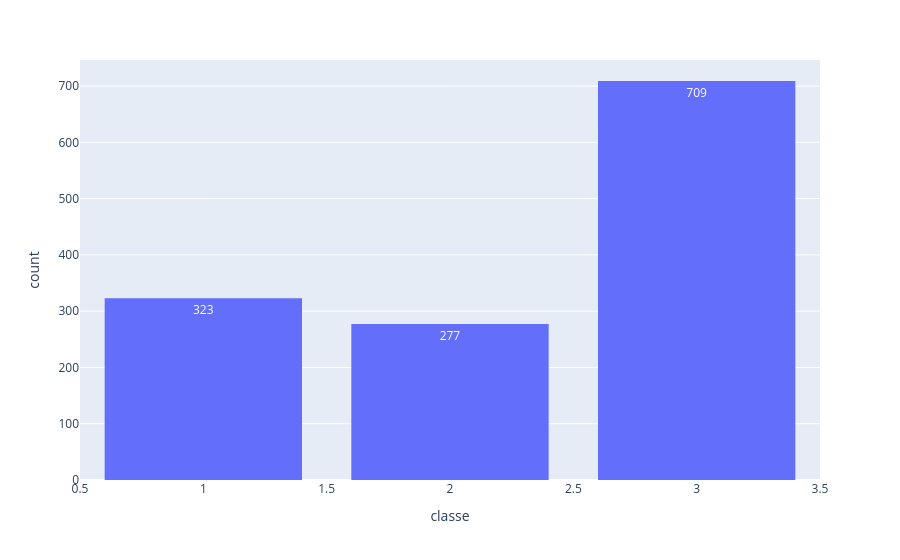

Notebook source saved alongside this figure:
### Markdown cell above
Ce tableau montre que la majorité des passagers (plus précisément 54 %) étaient de 3e classe. Fait intéressant, il y avait plus de passagers en première classe (323 passagers) qu'en seconde classe (277 passagers), même si la différence n'est pas très grande.

### Code cell
# Combien de fois chaque valeur unique apparaît dans la colonne ?
# ==================================================================

# Avec Pandas
# ------------------------------

# Avec la méthode value_counts() de la série, on peut obtenir le compte de chaque valeur unique dans la colonne.
# df['classe'].value_counts().sort_index().plot(kind='bar');


# Avec seaborn
# ------------------------------
# ax = sns.countplot(data=df, x='classe');
# Ajouter les annotations directement sur les barres
# for p in ax.patches:  # Les rectangles/barres sont dans ax.patches
#     ax.annotate(f'{int(p.get_height())}',  # Le texte est la hauteur de la barre
#                 (p.get_x() + p.get_width() / 2., p.get_height()),  # Position : centre de la barre
#                 ha='center', va='bottom', fontsize=10, color='black')  # Alignement et style

# Avec plotly.express
# ------------------------------
# px.histogram(df, x='classe', text_auto=True)
px.histogram(df, x='classe', text_auto=True).update_layout(bargap=0.2)

### Figure 1 — Plotly figure (JSON) as saved in the notebook; plotly's stock layout.template omitted (floating-point values rounded to 4 significant figures; data arrays with more than 128 entries replaced by an {"elided": "..."} marker saying what was removed)
{"data": [{"alignmentgroup": "True", "bingroup": "x", "hovertemplate": "classe=%{x}<br>count=%{y}<extra></extra>", "legendgroup": "", "marker": {"color": "#636efa", "pattern": {"shape": ""}}, "name": "", "offsetgroup": "", "orientation": "v", "showlegend": false, "texttemplate": "%{value}", "type": "histogram", "x": {"elided": "1309 int values"}, "xaxis": "x", "yaxis": "y"}], "layout": {"bargap": 0.2, "barmode": "relative", "legend": {"tracegroupgap": 0}, "margin": {"t": 60}, "xaxis": {"anchor": "y", "domain": [0, 1], "title": {"text": "classe"}}, "yaxis": {"anchor": "x", "domain": [0, 1], "title": {"text": "count"}}}}
